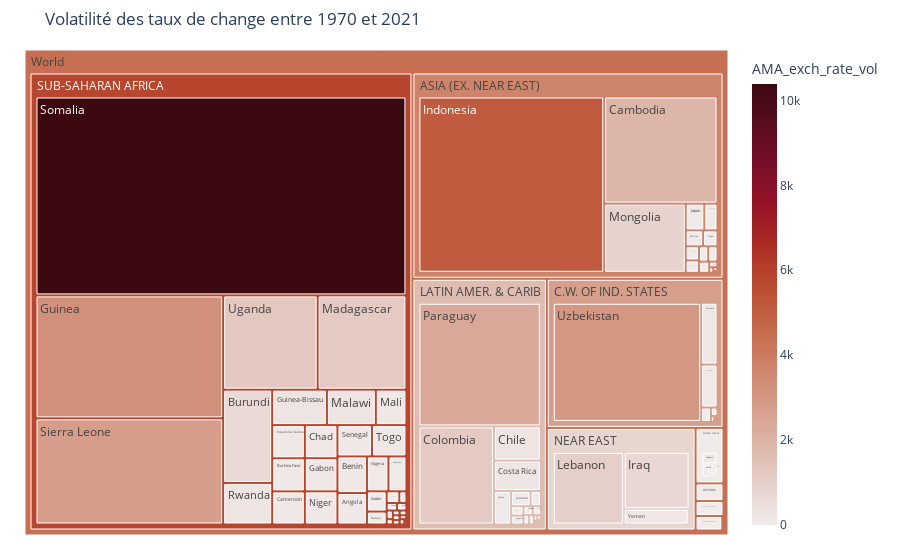

Write notebook code for a chart like this one.
### Code cell
fig = px.treemap(df_gr1_treemap, 
                 path=['all','Region','Country'], 
                 values='AMA_exch_rate_vol',
                 color='AMA_exch_rate_vol', 
                 hover_data=['Country'],
                 color_continuous_scale='amp',
                title = 'Volatilité des taux de change entre 1970 et 2021')

fig.update_layout(coloraxis_colorbar=dict(thicknessmode='pixels', thickness=25), 
                  coloraxis_colorbar_xanchor='left',
                  title_font_family = "Open Sans",
                  title_xanchor="auto",
                  margin=dict(t=50, l=25, r=25, b=25))
fig.show()## **Graphique 2 : Les exportations à travers le monde**

### Figure 1 — Plotly figure (JSON) as saved in the notebook; plotly's stock layout.template omitted (floating-point values rounded to 4 significant figures; data arrays with more than 128 entries replaced by an {"elided": "..."} marker saying what was removed)
{"data": [{"branchvalues": "total", "customdata": {"elided": "172x2 mixed values"}, "domain": {"x": [0, 1], "y": [0, 1]}, "hovertemplate": "labels=%{label}<br>AMA_exch_rate_vol_sum=%{value}<br>parent=%{parent}<br>id=%{id}<br>Country=%{customdata[0]}<br>AMA_exch_rate_vol=%{color}<extra></extra>", "ids": {"elided": "172 str values"}, "labels": {"elided": "172 str values"}, "marker": {"coloraxis": "coloraxis", "colors": {"elided": "172 float values"}}, "name": "", "parents": {"elided": "172 str values"}, "type": "treemap", "values": {"elided": "172 float values"}}], "layout": {"coloraxis": {"colorbar": {"thickness": 25, "thicknessmode": "pixels", "title": {"text": "AMA_exch_rate_vol"}, "xanchor": "left"}, "colorscale": [[0, "rgb(241, 236, 236)"], [0.09091, "rgb(230, 209, 203)"], [0.1818, "rgb(221, 182, 170)"], [0.2727, "rgb(213, 156, 137)"], [0.3636, "rgb(205, 129, 103)"], [0.4545, "rgb(196, 102, 73)"], [0.5455, "rgb(186, 74, 47)"], [0.6364, "rgb(172, 44, 36)"], [0.7273, "rgb(149, 19, 39)"], [0.8182, "rgb(120, 14, 40)"], [0.9091, "rgb(89, 13, 31)"], [1, "rgb(60, 9, 17)"]]}, "legend": {"tracegroupgap": 0}, "margin": {"b": 25, "l": 25, "r": 25, "t": 50}, "title": {"font": {"family": "Open Sans"}, "text": "Volatilité des taux de change entre 1970 et 2021", "xanchor": "auto"}}}
